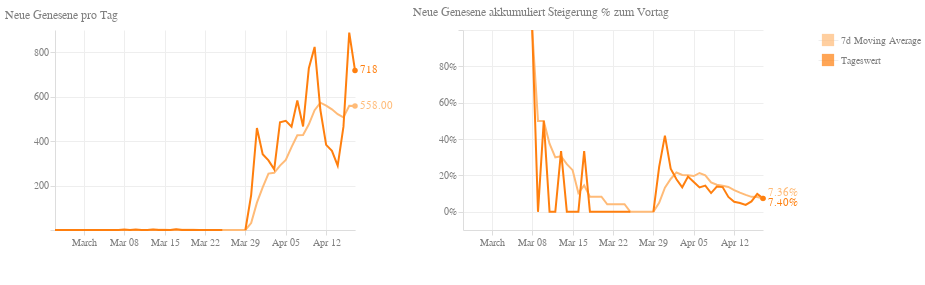

The notebook cell this image was saved under:
### Code cell
rec_day_base = alt.Chart(df, width=300, height=200
).transform_timeunit(
    date='yearmonthdate(dataTime)'
).transform_aggregate(
    max_total_recovered='max(total_recovered)',
    groupby=['date']
).transform_window(
    rolling_max='max(max_total_recovered)',
    rolling_min='min(max_total_recovered)',
    frame=[-1, 0]
).transform_calculate(
    diff='datum.rolling_max - datum.rolling_min'
)

rec_day_line = rec_day_base.mark_line(
    color='#ff7f0e',
    size=2
).encode(
    alt.X('date:T', title=''),
    alt.Y('diff:Q', title=''),
    tooltip=['date:T', 'diff:Q']
)

rec_day_the_tooltip = rec_day_base.mark_circle(
    color='#ff7f0e',
    size=200,
    opacity=0
).encode(
    alt.X('date:T', title=''),
    alt.Y('diff:Q', title=''),
    tooltip=[alt.Tooltip('date:T', title='Datum'), alt.Tooltip('diff:Q', title='Neue Genesene')]
)

rec_day_the_highlight = rec_day_base.transform_window(
    sort=[alt.SortField("date", order="descending")], 
    rank="rank(date)"
).transform_filter(
    alt.datum.rank == 1
)

rec_day_the_text = rec_day_the_highlight.mark_text(
    align='left',
    color='#ff7f0e',
    dx=5
).encode(
    alt.X('date:T'),
    alt.Y('diff:Q', title=''),
    text=alt.Text("diff:Q")
)

rec_day_the_mark = rec_day_the_highlight.mark_circle(
    color='#ff7f0e',
    opacity=1
).encode(
    alt.X('date:T'),
    alt.Y('diff:Q', title=''),
)

rec_ma_base = rec_day_base.transform_window(
    rolling_mean='mean(diff)',
    frame=[-7, 0]
)

rec_ma_line = rec_ma_base.mark_line(
    color='#ffbb78',
    size=2
).encode(
    alt.X('date:T', title=''),
    alt.Y('rolling_mean:Q', title=''),
)

rec_ma_the_tooltip = rec_ma_base.mark_circle(
    color='#ffbb78',
    size=200,
    opacity=0
).encode(
    alt.X('date:T', title=''),
    alt.Y('rolling_mean:Q', title=''),
    tooltip=[alt.Tooltip('date:T', title='Datum'), alt.Tooltip('diff:Q', title='7d Moving Average')]
)

rec_ma_the_highlight = rec_ma_base.transform_window(
    sort=[alt.SortField("date", order="descending")], 
    rank="rank(date)"
).transform_filter(
    alt.datum.rank == 1
)

rec_ma_the_text = rec_ma_the_highlight.mark_text(
    align='left',
    color='#ffbb78',
    dx=5
).encode(
    alt.X('date:T'),
    alt.Y('rolling_mean:Q', title=''),
    text=alt.Text("rolling_mean:Q", format=",.2f")
)

rec_ma_the_mark = rec_ma_the_highlight.mark_circle(
    color='#ffbb78',
    opacity=1
).encode(
    alt.X('date:T'),
    alt.Y('rolling_mean:Q', title='')
)

new_rec_by_day = (
    rec_ma_line + rec_day_line + rec_day_the_text +
    rec_day_the_mark + rec_ma_the_text + rec_ma_the_mark +
    rec_ma_the_tooltip + rec_day_the_tooltip
).properties(title='Neue Genesene pro Tag')

rec_percent_base = alt.Chart(df, width=300, height=200
).transform_timeunit(
    date='yearmonthdate(dataTime)'
).transform_aggregate(
    max_total_recovered='max(total_recovered)',
    groupby=['date']
).transform_window(
    rolling_max='max(max_total_recovered)',
    rolling_min='min(max_total_recovered)',
    frame=[-1, 0]
).transform_calculate(
    diff='(datum.rolling_max - datum.rolling_min) / datum.rolling_max'
)

rec_percent_line = rec_percent_base.mark_line(
    color='#ff7f0e',
    size=2
).encode(
    alt.X('date:T', title=''),
    alt.Y('diff:Q', axis=alt.Axis(format='%', title='')),
)

rec_percent_the_tooltip = rec_percent_base.mark_circle(
    color='#ff7f0e',
    size=200,
    opacity=0
).encode(
    alt.X('date:T', title=''),
    alt.Y('diff:Q', title=''),
    tooltip=[alt.Tooltip('date:T', title='Datum'), alt.Tooltip('diff:Q', title='Steigerung %', format=".2%")]
)

rec_percent_the_highlight = rec_percent_base.transform_window(
    sort=[alt.SortField("date", order="descending")], 
    rank="rank(date)"
).transform_filter(
    alt.datum.rank == 1
)

rec_percent_the_text = rec_percent_the_highlight.mark_text(
    align='left',
    color='#ff7f0e',
    dx=5,dy=5
).encode(
    alt.X('date:T'),
    alt.Y('diff:Q', title=''),
    text=alt.Text("diff:Q", format=".2%")
)

rec_percent_the_mark = rec_percent_the_highlight.mark_circle(
    color='#ff7f0e',
    opacity=1
).encode(
    alt.X('date:T'),
    alt.Y('diff:Q', title=''),
)

rec_ma_percent = rec_percent_base.transform_window(
    rolling_mean='mean(diff)',
    frame=[-7, 0]
).mark_line(
    color='#ffbb78',
    size=2
).encode(
    alt.X('date:T', title=''),
    alt.Y('rolling_mean:Q', axis=alt.Axis(format='%', title='')),
)

rec_ma_percent_the_tooltip = rec_ma_percent.mark_circle(
    color='#ffbb78',
    size=200,
    opacity=0
).encode(
    alt.X('date:T', title=''),
    alt.Y('rolling_mean:Q', title=''),
    tooltip=[alt.Tooltip('date:T', title='Datum'), alt.Tooltip('rolling_mean:Q', title='7d Moving Average', format=".2%")]
)


rec_ma_percent_the_highlight = rec_ma_percent.transform_window(
    sort=[alt.SortField("date", order="descending")], 
    rank="rank(date)"
).transform_filter(
    alt.datum.rank == 1
)

rec_ma_percent_the_text = rec_ma_percent_the_highlight.mark_text(
    align='left',
    color='#ffbb78',
    dx=5,dy=-5
).encode(
    alt.X('date:T'),
    alt.Y('rolling_mean:Q', title=''),
    text=alt.Text("rolling_mean:Q", format=".2%")
)

rec_ma_percent_the_mark = rec_ma_percent_the_highlight.mark_circle(
    color='#ffbb78',
    opacity=1
).encode(
    alt.X('date:T'),
    alt.Y('rolling_mean:Q', title='')
)

new_rec_percent_by_day = (
    rec_ma_percent + rec_percent_line +
    rec_ma_percent_the_text + rec_ma_percent_the_mark +
    rec_percent_the_text + rec_percent_the_mark +
    rec_ma_percent_the_tooltip + rec_percent_the_tooltip
).properties(title='Neue Genesene akkumuliert Steigerung % zum Vortag')

chart_4_legendDomain = ['Tageswert', '7d Moving Average']
chart_4_legendColors = ['#ff7f0e', '#ffbb78']
chart_4_legendData = pd.DataFrame({
    'label': chart_4_legendDomain
})

legend4 = alt.Chart(chart_4_legendData).mark_square(size=150).encode(
    y=alt.Y(
        'label:N',
        axis=alt.Axis(domain=False, ticks=False, orient='right'),
        title=None
    ),
    color=alt.Color(
        'label',
        scale=alt.Scale(domain=chart_4_legendDomain,range=chart_4_legendColors),
        legend=None
    )
)

chart_4 = (new_rec_by_day | new_rec_percent_by_day | legend4).configure_axis(
    grid=True,
    gridColor="#eee",
    domainColor="#ddd",
    tickColor="#ddd",
    labelColor="gray",
    labelBound=True,
    minExtent=50
).configure_view(
    strokeWidth=0
).configure_title(
    fontSize=12,
    fontWeight='normal',
    anchor='start',
    color='gray'
)
chart_4

### Figure 1 — Vega-Lite specification as saved in the notebook (floating-point values rounded to 4 significant figures)
{"config": {"view": {"continuousWidth": 400, "continuousHeight": 300, "strokeWidth": 0}, "axis": {"domainColor": "#ddd", "grid": true, "gridColor": "#eee", "labelBound": true, "labelColor": "gray", "minExtent": 50, "tickColor": "#ddd"}, "title": {"anchor": "start", "color": "gray", "fontSize": 12, "fontWeight": "normal"}}, "hconcat": [{"layer": [{"mark": {"type": "line", "color": "#ffbb78", "size": 2}, "encoding": {"x": {"type": "temporal", "field": "date", "title": ""}, "y": {"type": "quantitative", "field": "rolling_mean", "title": ""}}, "height": 200, "transform": [{"field": "dataTime", "timeUnit": "yearmonthdate", "as": "date"}, {"aggregate": [{"op": "max", "field": "total_recovered", "as": "max_total_recovered"}], "groupby": ["date"]}, {"window": [{"op": "max", "field": "max_total_recovered", "as": "rolling_max"}, {"op": "min", "field": "max_total_recovered", "as": "rolling_min"}], "frame": [-1, 0]}, {"calculate": "datum.rolling_max - datum.rolling_min", "as": "diff"}, {"window": [{"op": "mean", "field": "diff", "as": "rolling_mean"}], "frame": [-7, 0]}], "width": 300}, {"mark": {"type": "line", "color": "#ff7f0e", "size": 2}, "encoding": {"tooltip": [{"type": "temporal", "field": "date"}, {"type": "quantitative", "field": "diff"}], "x": {"type": "temporal", "field": "date", "title": ""}, "y": {"type": "quantitative", "field": "diff", "title": ""}}, "height": 200, "transform": [{"field": "dataTime", "timeUnit": "yearmonthdate", "as": "date"}, {"aggregate": [{"op": "max", "field": "total_recovered", "as": "max_total_recovered"}], "groupby": ["date"]}, {"window": [{"op": "max", "field": "max_total_recovered", "as": "rolling_max"}, {"op": "min", "field": "max_total_recovered", "as": "rolling_min"}], "frame": [-1, 0]}, {"calculate": "datum.rolling_max - datum.rolling_min", "as": "diff"}], "width": 300}, {"mark": {"type": "text", "align": "left", "color": "#ff7f0e", "dx": 5}, "encoding": {"text": {"type": "quantitative", "field": "diff"}, "x": {"type": "temporal", "field": "date"}, "y": {"type": "quantitative", "field": "diff", "title": ""}}, "height": 200, "transform": [{"field": "dataTime", "timeUnit": "yearmonthdate", "as": "date"}, {"aggregate": [{"op": "max", "field": "total_recovered", "as": "max_total_recovered"}], "groupby": ["date"]}, {"window": [{"op": "max", "field": "max_total_recovered", "as": "rolling_max"}, {"op": "min", "field": "max_total_recovered", "as": "rolling_min"}], "frame": [-1, 0]}, {"calculate": "datum.rolling_max - datum.rolling_min", "as": "diff"}, {"window": [{"op": "rank", "field": "date", "as": "rank"}], "sort": [{"field": "date", "order": "descending"}]}, {"filter": "(datum.rank === 1)"}], "width": 300}, {"mark": {"type": "circle", "color": "#ff7f0e", "opacity": 1}, "encoding": {"x": {"type": "temporal", "field": "date"}, "y": {"type": "quantitative", "field": "diff", "title": ""}}, "height": 200, "transform": [{"field": "dataTime", "timeUnit": "yearmonthdate", "as": "date"}, {"aggregate": [{"op": "max", "field": "total_recovered", "as": "max_total_recovered"}], "groupby": ["date"]}, {"window": [{"op": "max", "field": "max_total_recovered", "as": "rolling_max"}, {"op": "min", "field": "max_total_recovered", "as": "rolling_min"}], "frame": [-1, 0]}, {"calculate": "datum.rolling_max - datum.rolling_min", "as": "diff"}, {"window": [{"op": "rank", "field": "date", "as": "rank"}], "sort": [{"field": "date", "order": "descending"}]}, {"filter": "(datum.rank === 1)"}], "width": 300}, {"mark": {"type": "text", "align": "left", "color": "#ffbb78", "dx": 5}, "encoding": {"text": {"type": "quantitative", "field": "rolling_mean", "format": ",.2f"}, "x": {"type": "temporal", "field": "date"}, "y": {"type": "quantitative", "field": "rolling_mean", "title": ""}}, "height": 200, "transform": [{"field": "dataTime", "timeUnit": "yearmonthdate", "as": "date"}, {"aggregate": [{"op": "max", "field": "total_recovered", "as": "max_total_recovered"}], "groupby": ["date"]}, {"window": [{"op": "max", "field": "max_total_recovered", "as": "rolling_max"}, {"op": "min", "field": "max_total_recovered", "as": "rolling_min"}], "frame": [-1, 0]}, {"calculate": "datum.rolling_max - datum.rolling_min", "as": "diff"}, {"window": [{"op": "mean", "field": "diff", "as": "rolling_mean"}], "frame": [-7, 0]}, {"window": [{"op": "rank", "field": "date", "as": "rank"}], "sort": [{"field": "date", "order": "descending"}]}, {"filter": "(datum.rank === 1)"}], "width": 300}, {"mark": {"type": "circle", "color": "#ffbb78", "opacity": 1}, "encoding": {"x": {"type": "temporal", "field": "date"}, "y": {"type": "quantitative", "field": "rolling_mean", "title": ""}}, "height": 200, "transform": [{"field": "dataTime", "timeUnit": "yearmonthdate", "as": "date"}, {"aggregate": [{"op": "max", "field": "total_recovered", "as": "max_total_recovered"}], "groupby": ["date"]}, {"window": [{"op": "max", "field": "max_total_recovered", "as": "rolling_max"}, {"op": "min", "field": "max_total_recovered", "as": "rolling_min"}], "frame": [-1, 0]}, {"calculate": "datum.rolling_max - datum.rolling_min", "as": "diff"}, {"window": [{"op": "mean", "field": "diff", "as": "rolling_mean"}], "frame": [-7, 0]}, {"window": [{"op": "rank", "field": "date", "as": "rank"}], "sort": [{"field": "date", "order": "descending"}]}, {"filter": "(datum.rank === 1)"}], "width": 300}, {"mark": {"type": "circle", "color": "#ffbb78", "opacity": 0, "size": 200}, "encoding": {"tooltip": [{"type": "temporal", "field": "date", "title": "Datum"}, {"type": "quantitative", "field": "diff", "title": "7d Moving Average"}], "x": {"type": "temporal", "field": "date", "title": ""}, "y": {"type": "quantitative", "field": "rolling_mean", "title": ""}}, "height": 200, "transform": [{"field": "dataTime", "timeUnit": "yearmonthdate", "as": "date"}, {"aggregate": [{"op": "max", "field": "total_recovered", "as": "max_total_recovered"}], "groupby": ["date"]}, {"window": [{"op": "max", "field": "max_total_recovered", "as": "rolling_max"}, {"op": "min", "field": "max_total_recovered", "as": "rolling_min"}], "frame": [-1, 0]}, {"calculate": "datum.rolling_max - datum.rolling_min", "as": "diff"}, {"window": [{"op": "mean", "field": "diff", "as": "rolling_mean"}], "frame": [-7, 0]}], "width": 300}, {"mark": {"type": "circle", "color": "#ff7f0e", "opacity": 0, "size": 200}, "encoding": {"tooltip": [{"type": "temporal", "field": "date", "title": "Datum"}, {"type": "quantitative", "field": "diff", "title": "Neue Genesene"}], "x": {"type": "temporal", "field": "date", "title": ""}, "y": {"type": "quantitative", "field": "diff", "title": ""}}, "height": 200, "transform": [{"field": "dataTime", "timeUnit": "yearmonthdate", "as": "date"}, {"aggregate": [{"op": "max", "field": "total_recovered", "as": "max_total_recovered"}], "groupby": ["date"]}, {"window": [{"op": "max", "field": "max_total_recovered", "as": "rolling_max"}, {"op": "min", "field": "max_total_recovered", "as": "rolling_min"}], "frame": [-1, 0]}, {"calculate": "datum.rolling_max - datum.rolling_min", "as": "diff"}], "width": 300}], "title": "Neue Genesene pro Tag"}, {"layer": [{"mark": {"type": "line", "color": "#ffbb78", "size": 2}, "encoding": {"x": {"type": "temporal", "field": "date", "title": ""}, "y": {"type": "quantitative", "axis": {"format": "%", "title": ""}, "field": "rolling_mean"}}, "height": 200, "transform": [{"field": "dataTime", "timeUnit": "yearmonthdate", "as": "date"}, {"aggregate": [{"op": "max", "field": "total_recovered", "as": "max_total_recovered"}], "groupby": ["date"]}, {"window": [{"op": "max", "field": "max_total_recovered", "as": "rolling_max"}, {"op": "min", "field": "max_total_recovered", "as": "rolling_min"}], "frame": [-1, 0]}, {"calculate": "(datum.rolling_max - datum.rolling_min) / datum.rolling_max", "as": "diff"}, {"window": [{"op": "mean", "field": "diff", "as": "rolling_mean"}], "frame": [-7, 0]}], "width": 300}, {"mark": {"type": "line", "color": "#ff7f0e", "size": 2}, "encoding": {"x": {"type": "temporal", "field": "date", "title": ""}, "y": {"type": "quantitative", "axis": {"format": "%", "title": ""}, "field": "diff"}}, "height": 200, "transform": [{"field": "dataTime", "timeUnit": "yearmonthdate", "as": "date"}, {"aggregate": [{"op": "max", "field": "total_recovered", "as": "max_total_recovered"}], "groupby": ["date"]}, {"window": [{"op": "max", "field": "max_total_recovered", "as": "rolling_max"}, {"op": "min", "field": "max_total_recovered", "as": "rolling_min"}], "frame": [-1, 0]}, {"calculate": "(datum.rolling_max - datum.rolling_min) / datum.rolling_max", "as": "diff"}], "width": 300}, {"mark": {"type": "text", "align": "left", "color": "#ffbb78", "dx": 5, "dy": -5}, "encoding": {"text": {"type": "quantitative", "field": "rolling_mean", "format": ".2%"}, "x": {"type": "temporal", "field": "date"}, "y": {"type": "quantitative", "field": "rolling_mean", "title": ""}}, "height": 200, "transform": [{"field": "dataTime", "timeUnit": "yearmonthdate", "as": "date"}, {"aggregate": [{"op": "max", "field": "total_recovered", "as": "max_total_recovered"}], "groupby": ["date"]}, {"window": [{"op": "max", "field": "max_total_recovered", "as": "rolling_max"}, {"op": "min", "field": "max_total_recovered", "as": "rolling_min"}], "frame": [-1, 0]}, {"calculate": "(datum.rolling_max - datum.rolling_min) / datum.rolling_max", "as": "diff"}, {"window": [{"op": "mean", "field": "diff", "as": "rolling_mean"}], "frame": [-7, 0]}, {"window": [{"op": "rank", "field": "date", "as": "rank"}], "sort": [{"field": "date", "order": "descending"}]}, {"filter": "(datum.rank === 1)"}], "width": 300}, {"mark": {"type": "circle", "color": "#ffbb78", "opacity": 1}, "encoding": {"x": {"type": "temporal", "field": "date"}, "y": {"type": "quantitative", "field": "rolling_mean", "title": ""}}, "height": 200, "transform": [{"field": "dataTime", "timeUnit": "yearmonthdate", "as": "date"}, {"aggregate": [{"op": "max", "field": "total_recovered", "as": "max_total_recovered"}], "groupby": ["date"]}, {"window": [{"op": "max", "field": "max_total_recovered", "as": "rolling_max"}, {"op": "min", "field": "max_total_recovered", "as": "rolling_min"}], "frame": [-1, 0]}, {"calculate": "(datum.rolling_max - datum.rolling_min) / datum.rolling_max", "as": "diff"}, {"window": [{"op": "mean", "field": "diff", "as": "rolling_mean"}], "frame": [-7, 0]}, {"window": [{"op": "rank", "field": "date", "as": "rank"}], "sort": [{"field": "date", "order": "descending"}]}, {"filter": "(datum.rank === 1)"}], "width": 300}, {"mark": {"type": "text", "align": "left", "color": "#ff7f0e", "dx": 5, "dy": 5}, "encoding": {"text": {"type": "quantitative", "field": "diff", "format": ".2%"}, "x": {"type": "temporal", "field": "date"}, "y": {"type": "quantitative", "field": "diff", "title": ""}}, "height": 200, "transform": [{"field": "dataTime", "timeUnit": "yearmonthdate", "as": "date"}, {"aggregate": [{"op": "max", "field": "total_recovered", "as": "max_total_recovered"}], "groupby": ["date"]}, {"window": [{"op": "max", "field": "max_total_recovered", "as": "rolling_max"}, {"op": "min", "field": "max_total_recovered", "as": "rolling_min"}], "frame": [-1, 0]}, {"calculate": "(datum.rolling_max - datum.rolling_min) / datum.rolling_max", "as": "diff"}, {"window": [{"op": "rank", "field": "date", "as": "rank"}], "sort": [{"field": "date", "order": "descending"}]}, {"filter": "(datum.rank === 1)"}], "width": 300}, {"mark": {"type": "circle", "color": "#ff7f0e", "opacity": 1}, "encoding": {"x": {"type": "temporal", "field": "date"}, "y": {"type": "quantitative", "field": "diff", "title": ""}}, "height": 200, "transform": [{"field": "dataTime", "timeUnit": "yearmonthdate", "as": "date"}, {"aggregate": [{"op": "max", "field": "total_recovered", "as": "max_total_recovered"}], "groupby": ["date"]}, {"window": [{"op": "max", "field": "max_total_recovered", "as": "rolling_max"}, {"op": "min", "field": "max_total_recovered", "as": "rolling_min"}], "frame": [-1, 0]}, {"calculate": "(datum.rolling_max - datum.rolling_min) / datum.rolling_max", "as": "diff"}, {"window": [{"op": "rank", "field": "date", "as": "rank"}], "sort": [{"field": "date", "order": "descending"}]}, {"filter": "(datum.rank === 1)"}], "width": 300}, {"mark": {"type": "circle", "color": "#ffbb78", "opacity": 0, "size": 200}, "encoding": {"tooltip": [{"type": "temporal", "field": "date", "title": "Datum"}, {"type": "quantitative", "field": "rolling_mean", "format": ".2%", "title": "7d Moving Average"}], "x": {"type": "temporal", "field": "date", "title": ""}, "y": {"type": "quantitative", "field": "rolling_mean", "title": ""}}, "height": 200, "transform": [{"field": "dataTime", "timeUnit": "yearmonthdate", "as": "date"}, {"aggregate": [{"op": "max", "field": "total_recovered", "as": "max_total_recovered"}], "groupby": ["date"]}, {"window": [{"op": "max", "field": "max_total_recovered", "as": "rolling_max"}, {"op": "min", "field": "max_total_recovered", "as": "rolling_min"}], "frame": [-1, 0]}, {"calculate": "(datum.rolling_max - datum.rolling_min) / datum.rolling_max", "as": "diff"}, {"window": [{"op": "mean", "field": "diff", "as": "rolling_mean"}], "frame": [-7, 0]}], "width": 300}, {"mark": {"type": "circle", "color": "#ff7f0e", "opacity": 0, "size": 200}, "encoding": {"tooltip": [{"type": "temporal", "field": "date", "title": "Datum"}, {"type": "quantitative", "field": "diff", "format": ".2%", "title": "Steigerung %"}], "x": {"type": "temporal", "field": "date", "title": ""}, "y": {"type": "quantitative", "field": "diff", "title": ""}}, "height": 200, "transform": [{"field": "dataTime", "timeUnit": "yearmonthdate", "as": "date"}, {"aggregate": [{"op": "max", "field": "total_recovered", "as": "max_total_recovered"}], "groupby": ["date"]}, {"window": [{"op": "max", "field": "max_total_recovered", "as": "rolling_max"}, {"op": "min", "field": "max_total_recovered", "as": "rolling_min"}], "frame": [-1, 0]}, {"calculate": "(datum.rolling_max - datum.rolling_min) / datum.rolling_max", "as": "diff"}], "width": 300}], "title": "Neue Genesene akkumuliert Steigerung % zum Vortag"}, {"data": {"name": "data-793b2339a016668726e02e8737965916"}, "mark": {"type": "square", "size": 150}, "encoding": {"color": {"type": "nominal", "field": "label", "legend": null, "scale": {"domain": ["Tageswert", "7d Moving Average"], "range": ["#ff7f0e", "#ffbb78"]}}, "y": {"type": "nominal", "axis": {"domain": false, "orient": "right", "ticks": false}, "field": "label", "title": null}}}], "data": {"name": "data-c67c4b988d403ccee80ab0ed288602d8"}, "$schema": "https://vega.github.io/schema/vega-lite/v4.8.1.json", "datasets": {"data-c67c4b988d403ccee80ab0ed288602d8": [{"dataTime": "2020-02-25T14:30:00", "total_confirmed": 2, "total_death": 0, "total_recovered": 0.0}, {"dataTime": "2020-02-26T10:00:00", "total_confirmed": 2, "total_death": 0, "total_recovered": 0.0}, {"dataTime": "2020-02-27T17:15:00", "total_confirmed": 3, "total_death": 0, "total_recovered": 0.0}, {"dataTime": "2020-02-28T16:30:00", "total_confirmed": 6, "total_death": 0, "total_recovered": 0.0}, {"dataTime": "2020-02-29T10:45:00", "total_confirmed": 9, "total_death": 0, "total_recovered": 0.0}, {"dataTime": "2020-03-01T12:00:00", "total_confirmed": 10, "total_death": 0, "total_recovered": 0.0}, {"dataTime": "2020-03-02T18:00:00", "total_confirmed": 18, "total_death": 0, "total_recovered": 0.0}, {"dataTime": "2020-03-03T11:30:00", "total_confirmed": 21, "total_death": 0, "total_recovered": 0.0}, {"dataTime": "2020-03-03T16:00:00", "total_confirmed": 24, "total_death": 0, "total_recovered": 0.0}, {"dataTime": "2020-03-04T18:00:00", "total_confirmed": 29, "total_death": 0, "total_recovered": 0.0}, {"dataTime": "2020-03-05T15:00:00", "total_confirmed": 41, "total_death": 0, "total_recovered": 0.0}, {"dataTime": "2020-03-06T15:00:00", "total_confirmed": 55, "total_death": 0, "total_recovered": 0.0}, {"dataTime": "2020-03-07T15:00:00", "total_confirmed": 79, "total_death": 0, "total_recovered": 0.0}, {"dataTime": "2020-03-08T11:45:00", "total_confirmed": 99, "total_death": 0, "total_recovered": 2.0}, {"dataTime": "2020-03-09T15:00:00", "total_confirmed": 131, "total_death": 0, "total_recovered": 2.0}, {"dataTime": "2020-03-10T08:00:00", "total_confirmed": 157, "total_death": 0, "total_recovered": 2.0}, {"dataTime": "2020-03-10T15:00:00", "total_confirmed": 182, "total_death": 0, "total_recovered": 4.0}, {"dataTime": "2020-03-11T08:00:00", "total_confirmed": 206, "total_death": 0, "total_recovered": 4.0}, {"dataTime": "2020-03-11T15:00:00", "total_confirmed": 246, "total_death": 0, "total_recovered": 4.0}, {"dataTime": "2020-03-12T12:30:00", "total_confirmed": 302, "total_death": 1, "total_recovered": 4.0}, {"dataTime": "2020-03-12T15:00:00", "total_confirmed": 361, "total_death": 1, "total_recovered": 4.0}, {"dataTime": "2020-03-13T08:00:00", "total_confirmed": 422, "total_death": 1, "total_recovered": 6.0}, {"dataTime": "2020-03-13T15:00:00", "total_confirmed": 504, "total_death": 1, "total_recovered": 6.0}, {"dataTime": "2020-03-14T08:00:00", "total_confirmed": 602, "total_death": 1, "total_recovered": 6.0}, {"dataTime": "2020-03-14T15:00:00", "total_confirmed": 655, "total_death": 1, "total_recovered": 6.0}, {"dataTime": "2020-03-15T08:00:00", "total_confirmed": 800, "total_death": 1, "total_recovered": 6.0}, {"dataTime": "2020-03-15T15:00:00", "total_confirmed": 860, "total_death": 1, "total_recovered": 6.0}, {"dataTime": "2020-03-16T08:00:00", "total_confirmed": 959, "total_death": 1, "total_recovered": 6.0}, {"dataTime": "2020-03-16T15:00:00", "total_confirmed": 1016, "total_death": 3, "total_recovered": 6.0}, {"dataTime": "2020-03-17T08:00:00", "total_confirmed": 1132, "total_death": 3, "total_recovered": 8.0}, {"dataTime": "2020-03-17T15:00:00", "total_confirmed": 1332, "total_death": 3, "total_recovered": 9.0}, {"dataTime": "2020-03-18T08:00:00", "total_confirmed": 1471, "total_death": 3, "total_recovered": 9.0}, {"dataTime": "2020-03-18T15:00:00", "total_confirmed": 1646, "total_death": 4, "total_recovered": 9.0}, {"dataTime": "2020-03-19T08:00:00", "total_confirmed": 1843, "total_death": 5, "total_recovered": 9.0}, {"dataTime": "2020-03-19T14:30:00", "total_confirmed": 2013, "total_death": 6, "total_recovered": 9.0}, {"dataTime": "2020-03-20T08:00:00", "total_confirmed": 2203, "total_death": 6, "total_recovered": 9.0}, {"dataTime": "2020-03-20T14:30:00", "total_confirmed": 2388, "total_death": 6, "total_recovered": 9.0}, {"dataTime": "2020-03-21T08:00:00", "total_confirmed": 2664, "total_death": 7, "total_recovered": 9.0}, {"dataTime": "2020-03-21T15:00:00", "total_confirmed": 2814, "total_death": 8, "total_recovered": 9.0}, {"dataTime": "2020-03-22T08:00:00", "total_confirmed": 3026, "total_death": 9, "total_recovered": 9.0}, {"dataTime": "2020-03-22T15:00:00", "total_confirmed": 3244, "total_death": 16, "total_recovered": 9.0}, {"dataTime": "2020-03-23T08:00:00", "total_confirmed": 3611, "total_death": 16, "total_recovered": 9.0}, {"dataTime": "2020-03-23T15:00:00", "total_confirmed": 3924, "total_death": 21, "total_recovered": 9.0}, {"dataTime": "2020-03-24T08:00:00", "total_confirmed": 4486, "total_death": 25, "total_recovered": 9.0}, {"dataTime": "2020-03-24T15:00:00", "total_confirmed": 4876, "total_death": 28, "total_recovered": 9.0}, {"dataTime": "2020-03-25T08:00:00", "total_confirmed": 5282, "total_death": 30, "total_recovered": null}, {"dataTime": "2020-03-25T15:00:00", "total_confirmed": 5560, "total_death": 31, "total_recovered": null}, {"dataTime": "2020-03-26T08:00:00", "total_confirmed": 5888, "total_death": 34, "total_recovered": null}, {"dataTime": "2020-03-26T08:00:00", "total_confirmed": 5888, "total_death": 34, "total_recovered": null}, {"dataTime": "2020-03-26T15:00:00", "total_confirmed": 6398, "total_death": 49, "total_recovered": null}, {"dataTime": "2020-03-27T08:00:00", "total_confirmed": 7029, "total_death": 52, "total_recovered": null}, {"dataTime": "2020-03-27T08:00:00", "total_confirmed": 7029, "total_death": 52, "total_recovered": null}, {"dataTime": "2020-03-27T15:00:00", "total_confirmed": 7399, "total_death": 52, "total_recovered": null}, {"dataTime": "2020-03-28T08:00:00", "total_confirmed": 7697, "total_death": 68, "total_recovered": null}, {"dataTime": "2020-03-28T08:00:00", "total_confirmed": 7995, "total_death": 68, "total_recovered": null}, {"dataTime": "2020-03-28T08:00:00", "total_confirmed": 7697, "total_death": 68, "total_recovered": null}, {"dataTime": "2020-03-28T15:00:00", "total_confirmed": 7995, "total_death": 68, "total_recovered": null}, {"dataTime": "2020-03-27T15:00:00", "total_confirmed": 7441, "total_death": 58, "total_recovered": null}, {"dataTime": "2020-03-29T08:00:00", "total_confirmed": 8291, "total_death": 68, "total_recovered": null}, {"dataTime": "2020-03-29T08:00:00", "total_confirmed": 8291, "total_death": 86, "total_recovered": 479.0}, {"dataTime": "2020-03-29T15:00:00", "total_confirmed": 8536, "total_death": 86, "total_recovered": 479.0}, {"dataTime": "2020-03-30T08:00:00", "total_confirmed": 8813, "total_death": 86, "total_recovered": 479.0}, {"dataTime": "2020-03-30T08:00:00", "total_confirmed": 8813, "total_death": 108, "total_recovered": 636.0}, {"dataTime": "2020-03-30T15:00:00", "total_confirmed": 9377, "total_death": 108, "total_recovered": 636.0}, {"dataTime": "2020-03-31T08:00:00", "total_confirmed": 9634, "total_death": 128, "total_recovered": 1095.0}, {"dataTime": "2020-03-31T15:00:00", "total_confirmed": 9974, "total_death": 128, "total_recovered": 1095.0}, {"dataTime": "2020-04-01T08:00:00", "total_confirmed": 10192, "total_death": 128, "total_recovered": 1095.0}, {"dataTime": "2020-04-01T08:00:00", "total_confirmed": 10192, "total_death": 128, "total_recovered": 1095.0}, {"dataTime": "2020-04-01T15:00:00", "total_confirmed": 10482, "total_death": 146, "total_recovered": 1436.0}, {"dataTime": "2020-04-02T08:00:00", "total_confirmed": 10769, "total_death": 158, "total_recovered": 1749.0}, {"dataTime": "2020-04-02T15:00:00", "total_confirmed": 10967, "total_death": 158, "total_recovered": 1749.0}, {"dataTime": "2020-04-03T08:00:00", "total_confirmed": 11171, "total_death": 158, "total_recovered": 1749.0}, {"dataTime": "2020-04-03T08:00:00", "total_confirmed": 11171, "total_death": 158, "total_recovered": 2022.0}, {"dataTime": "2020-04-03T15:00:00", "total_confirmed": 11383, "total_death": 168, "total_recovered": 2022.0}, {"dataTime": "2020-04-04T09:30:00", "total_confirmed": 11781, "total_death": 168, "total_recovered": 2507.0}, {"dataTime": "2020-04-04T15:00:00", "total_confirmed": 11665, "total_death": 186, "total_recovered": 2507.0}, {"dataTime": "2020-04-05T08:00:00", "total_confirmed": 11767, "total_death": 186, "total_recovered": 2507.0}, {"dataTime": "2020-04-05T15:00:00", "total_confirmed": 11907, "total_death": 204, "total_recovered": 2998.0}, {"dataTime": "2020-04-06T08:00:00", "total_confirmed": 12008, "total_death": 204, "total_recovered": 2998.0}, {"dataTime": "2020-04-06T08:00:00", "total_confirmed": 12008, "total_death": 220, "total_recovered": 3463.0}, {"dataTime": "2020-04-06T15:00:00", "total_confirmed": 12206, "total_death": 220, "total_recovered": 3463.0}, {"dataTime": "2020-04-07T08:00:00", "total_confirmed": 12332, "total_death": 220, "total_recovered": 3463.0}, {"dataTime": "2020-04-07T15:00:00", "total_confirmed": 12519, "total_death": 243, "total_recovered": 4046.0}, {"dataTime": "2020-04-08T08:00:00", "total_confirmed": 12675, "total_death": 273, "total_recovered": 4512.0}, {"dataTime": "2020-04-08T08:00:00", "total_confirmed": 12675, "total_death": 273, "total_recovered": 4512.0}, {"dataTime": "2020-04-08T15:00:00", "total_confirmed": 12852, "total_death": 273, "total_recovered": 4512.0}, {"dataTime": "2020-04-09T08:00:00", "total_confirmed": 12969, "total_death": 273, "total_recovered": 4512.0}, {"dataTime": "2020-04-09T08:00:00", "total_confirmed": 12969, "total_death": 295, "total_recovered": 5240.0}, {"dataTime": "2020-04-09T15:00:00", "total_confirmed": 13138, "total_death": 295, "total_recovered": 5240.0}, {"dataTime": "2020-04-10T08:00:00", "total_confirmed": 13271, "total_death": 295, "total_recovered": 5240.0}, {"dataTime": "2020-04-10T08:00:00", "total_confirmed": 13271, "total_death": 319, "total_recovered": 6064.0}, {"dataTime": "2020-04-10T15:00:00", "total_confirmed": 13492, "total_death": 319, "total_recovered": 6064.0}, {"dataTime": "2020-04-11T08:00:00", "total_confirmed": 13561, "total_death": 337, "total_recovered": 6604.0}, {"dataTime": "2020-04-11T15:00:00", "total_confirmed": 13776, "total_death": 337, "total_recovered": 6604.0}, {"dataTime": "2020-04-12T09:30:00", "total_confirmed": 13945, "total_death": 350, "total_recovered": 6987.0}, {"dataTime": "2020-04-12T09:30:00", "total_confirmed": 13945, "total_death": 350, "total_recovered": 6987.0}, {"dataTime": "2020-04-12T15:00:00", "total_confirmed": 13894, "total_death": 350, "total_recovered": 6987.0}, {"dataTime": "2020-04-13T08:00:00", "total_confirmed": 13942, "total_death": 368, "total_recovered": 7343.0}, {"dataTime": "2020-04-13T15:00:00", "total_confirmed": 13999, "total_death": 368, "total_recovered": 7343.0}, {"dataTime": "2020-04-14T08:00:00", "total_confirmed": 14060, "total_death": 384, "total_recovered": 7633.0}, {"dataTime": "2020-04-14T15:00:00", "total_confirmed": 14159, "total_death": 384, "total_recovered": 7633.0}, {"dataTime": "2020-04-15T08:00:00", "total_confirmed": 14246, "total_death": 384, "total_recovered": 7633.0}, {"dataTime": "2020-04-15T15:00:00", "total_confirmed": 14321, "total_death": 393, "total_recovered": 8098.0}, {"dataTime": "2020-04-16T08:00:00", "total_confirmed": 14370, "total_death": 410, "total_recovered": 8986.0}, {"dataTime": "2020-04-16T15:00:00", "total_confirmed": 14451, "total_death": 410, "total_recovered": 8986.0}, {"dataTime": "2020-04-17T08:00:00", "total_confirmed": 14484, "total_death": 431, "total_recovered": 9704.0}], "data-793b2339a016668726e02e8737965916": [{"label": "Tageswert"}, {"label": "7d Moving Average"}]}}
